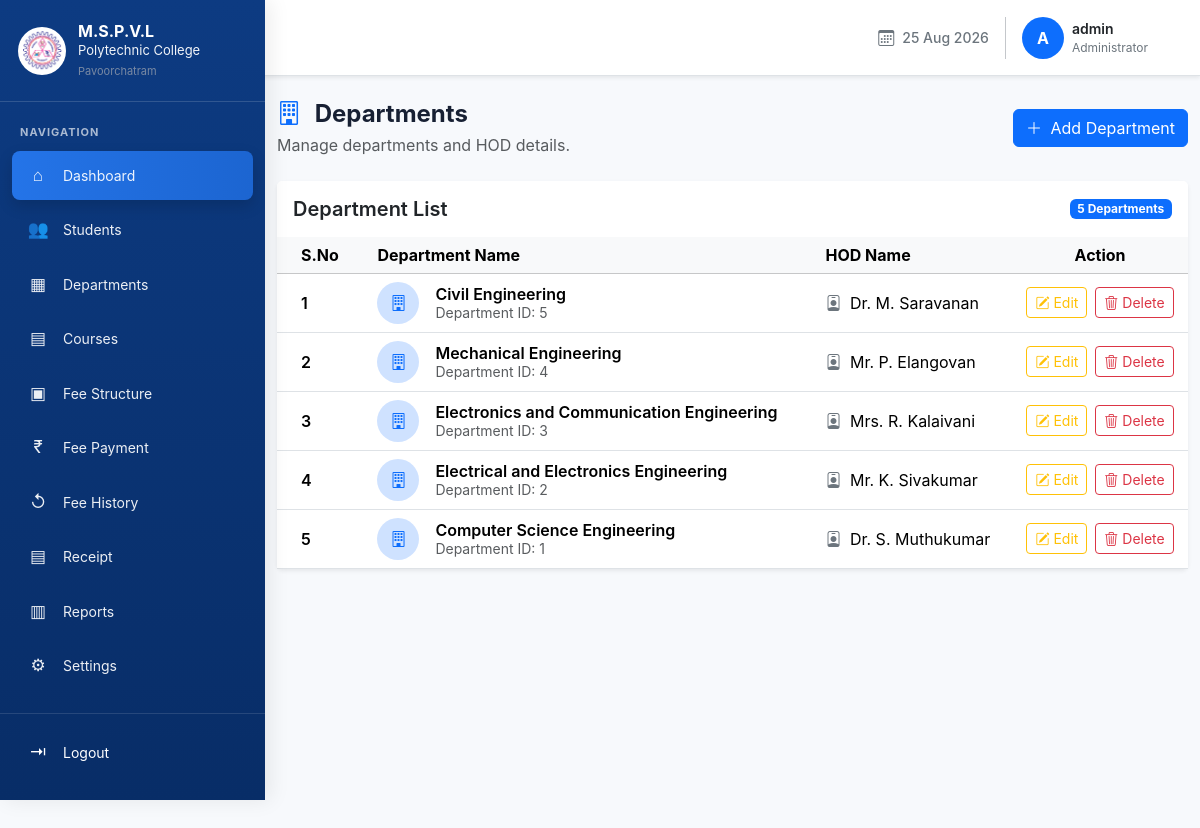
/departments/department_list.php (signed in), run on the app's committed database.
### tables this page shows
CREATE TABLE departments (
    department_id INT UNSIGNED AUTO_INCREMENT PRIMARY KEY,
    department_name VARCHAR(100) NOT NULL UNIQUE,
    hod_name VARCHAR(100) NOT NULL
);

### departments/department_list.php (the view, shortened to what this page needs)
<?php
require_once "../config/database.php";
$sql = "
    SELECT
        department_id,
        department_name,
        hod_name
    FROM departments
    ORDER BY department_id DESC
";
$result = mysqli_query($conn, $sql);
require_once "../includes/sidebar.php";
require_once "../includes/navbar.php";
require_once "../includes/header.php";
?>
<main class="main-content">
    <div class="container-fluid py-4">
        <div
            class="d-flex
                   justify-content-between
                   align-items-center
                   flex-wrap
                   gap-3
                   mb-4">
            <div>
                <h4 class="fw-bold mb-1">
                    <i
                        class="bi bi-building
                               text-primary
                               me-2">
                    </i>
                    Departments
                </h4>
                <p class="text-muted mb-0">
                    Manage departments and HOD details.
                </p>
            </div>
            <button
                type="button"
                class="btn btn-primary"
                data-bs-toggle="modal"
                data-bs-target="#addDepartmentModal">
                <i class="bi bi-plus-lg me-1"></i>
                Add Department
            </button>
        </div>
        <div class="card border-0 shadow-sm">
            <div
                class="card-header
                       bg-white
                       border-0
                       py-3">
                <div
                    class="d-flex
                           justify-content-between
                           align-items-center">
                    <h5 class="fw-semibold mb-0">
                        Department List
                    </h5>
                    <span
                        class="badge
                               text-bg-primary">
                        <?= mysqli_num_rows($result) ?>
                        Departments
                    </span>
                </div>
            </div>
            <div class="card-body p-0">
                <div class="table-responsive">
                    <table
                        class="table
                               table-hover
                               align-middle
                               mb-0">
                        <thead
                            class="table-light">
                            <tr>
                                <th class="px-4">
                                    S.No
                                </th>
                                <th>
                                    Department Name
                                </th>
                                <th>
                                    HOD Name
                                </th>
                                <th
                                    class="text-center">
                                    Action
                                </th>
                            </tr>
                        </thead>
                        <tbody>
                            <?php
                            $serial = 1;
                            if (
                                mysqli_num_rows($result)
                                > 0
                            ):
                                while (
                                    $row =
                                    mysqli_fetch_assoc($result)
                                ):
                            ?>
                                    <tr>
                                        <td class="px-4 fw-semibold">
                                            <?= $serial++ ?>
                                        </td>
                                        <td>
                                            <div
                                                class="d-flex
                                               align-items-center">
                                                <div
                                                    class="rounded-circle
                                                   bg-primary-subtle
                                                   text-primary
                                                   d-flex
                                                   align-items-center
                                                   justify-content-center
                                                   me-3"
                                                    style="
                                                width:42px;
                                                height:42px;
                                            ">
                                                    <i
                                                        class="bi
                                                       bi-building">
                                                    </i>
                                                </div>
                                                <div>
                                                    <div
                                                        class="fw-semibold">
                                                        <?= htmlspecialchars(
                                                            $row["department_name"]
                                                        ) ?>
                                                    </div>
                                                    <small
                                                        class="text-muted">
                                                        Department ID:
                                                        <?= $row["department_id"] ?>
                                                    </small>
                                                </div>
                                            </div>
                                        </td>
                                        <td>
                                            <i
                                                class="bi
                                               bi-person-badge
                                               text-secondary
                                               me-1">
                                            </i>
                                            <?= htmlspecialchars(
                                                $row["hod_name"]
                                            ) ?>
                                        </td>
                                        <td>
                                            <div
                                                class="d-flex
                                               justify-content-center
                                               gap-2">
                                                <button
                                                    type="button"
                                                    class="btn
                                                   btn-sm
                                                   btn-outline-warning"
                                                    data-bs-toggle="modal"
                                                    data-bs-target="#editDepartmentModal"
                                                    data-id="<?=
                                                                $row["department_id"]
                                                                ?>"
                                                    data-name="<?=
                                                                htmlspecialchars(
                                                                    $row["department_name"],
                                                                    ENT_QUOTES
                                                                )
                                                                ?>"
                                                    data-hod="<?=
                                                                htmlspecialchars(
                                                                    $row["hod_name"],
                                                                    ENT_QUOTES
                                                                )
                                                                ?>">
                                                    <i
                                                        class="bi
                                                       bi-pencil-square">
                                                    </i>
                                                    <span
                                                        class="d-none d-md-inline">
                                                        Edit
                                                    </span>
                                                </button>
                                                <a
                                                    href="
                                                department_list.php?delete=<?=
                                                                            $row["department_id"]
                                                                            ?>"
                                                    class="btn
                                                   btn-sm
                                                   btn-outline-danger"
                                                    onclick="
                                                return confirm(
                                                    'Are you sure you want to delete this department?'
                                                );
                                            ">
                                                    <i
                                                        class="bi
                                                       bi-trash3">
                                                    </i>
                                                    <span
                                                        class="d-none d-md-inline">
                                                        Delete
                                                    </span>
                                                </a>
                                            </div>
                                        </td>
                                    </tr>
                                <?php
                                endwhile;
                            endif; ?>
                        </tbody>
                    </table>
                </div>
            </div>
        </div>
    </div>
</main>

### data on the page
departments: department_name "Civil Engineering", department_id "5", hod_name "Dr. M. Saravanan"
departments: department_name "Mechanical Engineering", department_id "4", hod_name "Mr. P. Elangovan"
departments: department_name "Electronics and Communication Engineering", department_id "3", hod_name "Mrs. R. Kalaivani"
departments: department_name "Electrical and Electronics Engineering", department_id "2", hod_name "Mr. K. Sivakumar"
departments: department_name "Computer Science Engineering", department_id "1", hod_name "Dr. S. Muthukumar"

### other printed values
$_SESSION["username"] "admin"
mysqli_num_rows($result) "5"
